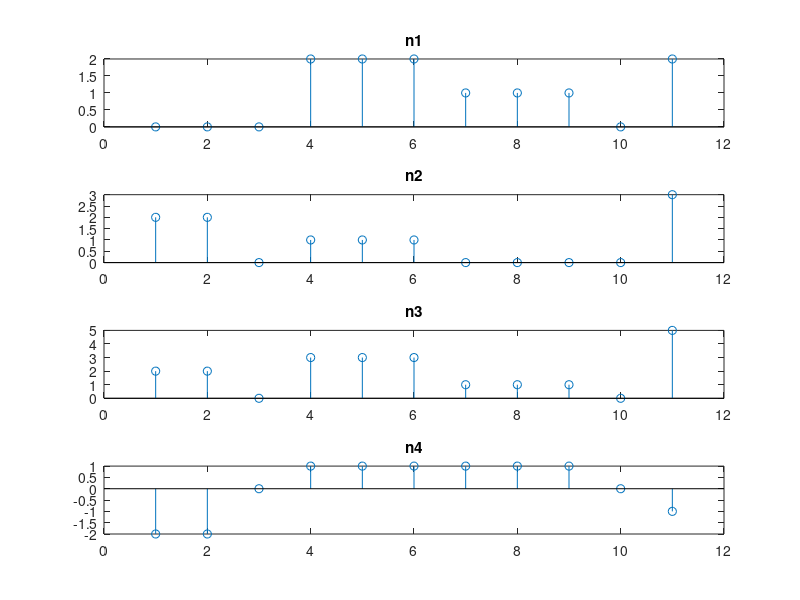

Reproduce this figure in MATLAB.
clc;
clear all;
n1=[0 0 0 2 2 2 1 1 1 0 2];
n2=[2 2 0 1 1 1 0 0 0 0 3];
m=length(n1);
subplot(4,1,1)
stem(n1)
title('n1')
subplot(4,1,2)
stem(n2)
title('n2')
subplot(4,1,3)
stem(n1+n2)
title('n3')
subplot(4,1,4)
stem(n1-n2)
title('n4')
